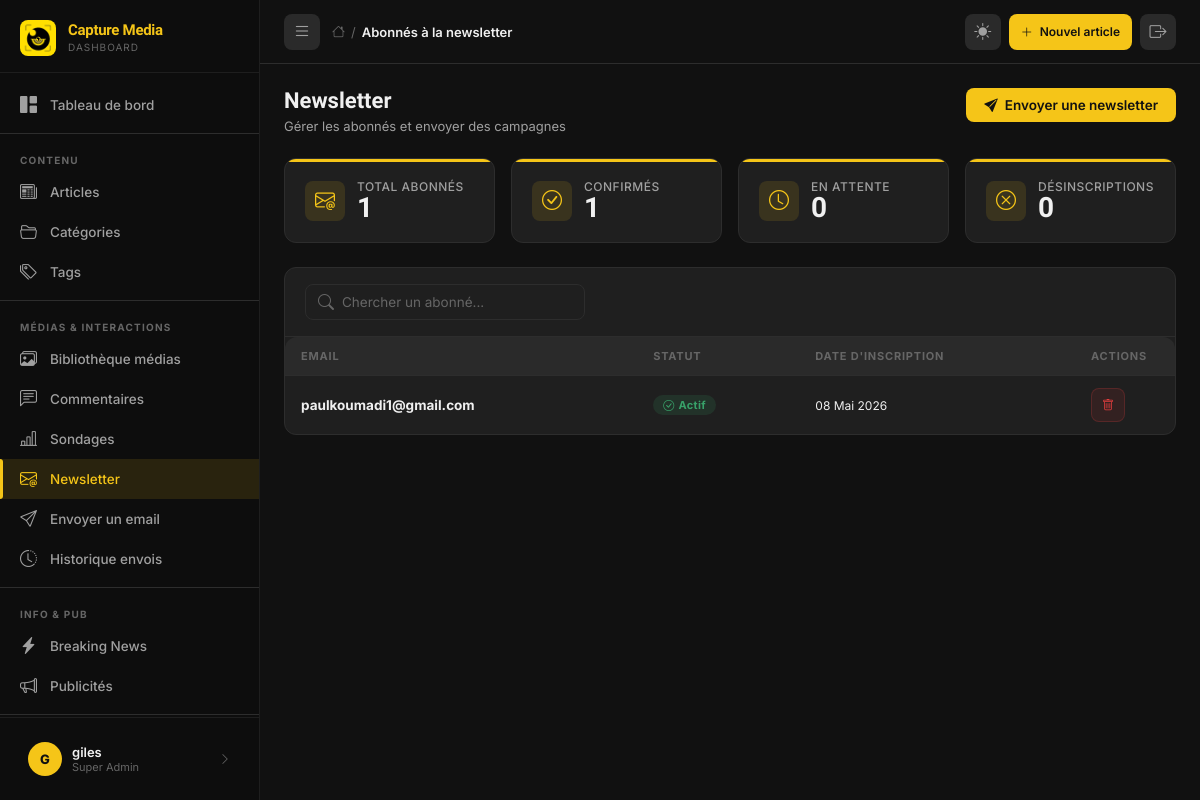
Screenshot of /dashboard/newsletter/ (signed in) with the database file from the repository.
### backend/models.py (models this page shows, shortened)
class Newsletter(models.Model):
    email = models.EmailField(unique=True, verbose_name="Email")
    first_name = models.CharField(max_length=100, blank=True, verbose_name="Prénom")
    is_active = models.BooleanField(default=True, verbose_name="Actif")
    subscribed_at = models.DateTimeField(auto_now_add=True, verbose_name="Inscrit le")
    unsubscribed_at = models.DateTimeField(null=True, blank=True, verbose_name="Désinscrit le")
    class Meta:
        verbose_name = "Abonné newsletter"
        verbose_name_plural = "Abonnés newsletter"
        ordering = ['-subscribed_at']

### backend/dashboard_views.py (the view)
# urls.py: path('newsletter/', views.newsletter_list, name='newsletter_list'),
@login_required
def newsletter_list(request):
    qs = Newsletter.objects.order_by('-subscribed_at')
    search = request.POST.get('search') or request.GET.get('q', '')
    active_filter = request.POST.get('active') or request.GET.get('active', '')
    if search:
        qs = qs.filter(Q(email__icontains=search))
    if active_filter == '1':
        qs = qs.filter(is_active=True)
    elif active_filter == '0':
        qs = qs.filter(is_active=False)
    paginator = Paginator(qs, 20)
    page = paginator.get_page(request.GET.get('page', 1))
    context = {
        'subscribers': page,
        'page_obj': page,
        'search': search,
        'active_filter': active_filter,
        'total_subscribers': Newsletter.objects.count(),
        'confirmed_count': Newsletter.objects.filter(is_active=True).count(),
        'pending_count': 0,
        'unsubscribed_count': Newsletter.objects.filter(is_active=False).count(),
        'page_title': 'Newsletter',
        'active_menu': 'newsletter',
    }
    if is_htmx(request):
        return render(request, 'dashboard/newsletter/_table.html', context)
    return render(request, 'dashboard/newsletter/list.html', context)

### backend/dashboard_views.py (called while the page is built)
def is_htmx(request):
    return request.headers.get('HX-Request') == 'true'

### backend/models.py (called while the page is built)
    @classmethod
    def get_settings(cls):
        obj, _ = cls.objects.get_or_create(pk=1)
        return obj

### backend/templates/dashboard/newsletter/list.html (shortened to what this page needs)
{% extends 'dashboard/base.html' %}
{% block breadcrumb %}Abonnés à la newsletter{% endblock %}
{% block content %}
<div class="page-header">
  <div class="page-header-left">
    <h1 class="page-title">Newsletter</h1>
    <p class="page-subtitle">Gérer les abonnés et envoyer des campagnes</p>
  </div>
  <a href="{% url 'dashboard:newsletter_send' %}" class="btn btn-primary">
    <i class="bi bi-send-fill"></i> Envoyer une newsletter
  </a>
</div>
<div class="stats-grid">
  <div class="stat-card">
    <div class="flex items-center" style="gap: 12px;">
      <div class="stat-icon">
        <i class="bi bi-envelope-at"></i>
      </div>
      <div>
        <div class="stat-label">Total abonnés</div>
        <div class="stat-value">{{ total_subscribers }}</div>
      </div>
    </div>
  </div>
  <div class="stat-card">
    <div class="flex items-center" style="gap: 12px;">
      <div class="stat-icon">
        <i class="bi bi-check-circle"></i>
      </div>
      <div>
        <div class="stat-label">Confirmés</div>
        <div class="stat-value">{{ confirmed_count }}</div>
      </div>
    </div>
  </div>
  <div class="stat-card">
    <div class="flex items-center" style="gap: 12px;">
      <div class="stat-icon">
        <i class="bi bi-clock"></i>
      </div>
      <div>
        <div class="stat-label">En attente</div>
        <div class="stat-value">{{ pending_count }}</div>
      </div>
    </div>
  </div>
  <div class="stat-card">
    <div class="flex items-center" style="gap: 12px;">
      <div class="stat-icon">
        <i class="bi bi-x-circle"></i>
      </div>
      <div>
        <div class="stat-label">Désinscriptions</div>
        <div class="stat-value">{{ unsubscribed_count }}</div>
      </div>
    </div>
  </div>
</div>
<div class="card">
  <div class="card-header">
    <div class="search-bar" hx-post="{% url 'dashboard:newsletter_list' %}" hx-trigger="keyup delay:500ms" hx-target="#newsletter-table" hx-swap="innerHTML">
      <i class="bi bi-search"></i>
      <input type="text" name="search" placeholder="Chercher un abonné..." />
    </div>
  </div>
  <div id="newsletter-table">
    {% include 'dashboard/newsletter/_table.html' %}
  </div>
</div>
{% endblock %}

### backend/templates/dashboard/base.html (shortened to what this page needs)
{% load static %}
<!DOCTYPE html>
<html lang="fr" data-theme="dark">
<head>
  <link rel="stylesheet" href="https://cdn.jsdelivr.net/npm/bootstrap-icons@1.11.3/font/bootstrap-icons.min.css" />
  <link href="https://cdn.quilljs.com/1.3.7/quill.snow.css" rel="stylesheet" />
</head>
<body>
<aside class="sidebar" id="sidebar">
  <div class="sidebar-logo">
    <img src="{% static 'assets/images/logo/logo.jpg' %}" alt="Capture Media" />
    <div class="sidebar-logo-text">
      <span>Capture Media</span>
      <span>Dashboard</span>
    </div>
  </div>
  <nav class="sidebar-nav">
    <a href="{% url 'dashboard:index' %}" class="nav-item {% if active_menu == 'dashboard' %}active{% endif %}">
      <i class="bi bi-grid-1x2-fill"></i>
      <span>Tableau de bord</span>
    </a>
    <div class="divider"></div>
    <div class="nav-section-label">Contenu</div>
    <a href="{% url 'dashboard:articles_list' %}" class="nav-item {% if active_menu == 'articles' %}active{% endif %}">
      <i class="bi bi-newspaper"></i>
      <span>Articles</span>
    </a>
    <a href="{% url 'dashboard:categories_list' %}" class="nav-item {% if active_menu == 'categories' %}active{% endif %}">
      <i class="bi bi-folder2-open"></i>
      <span>Catégories</span>
    </a>
    <a href="{% url 'dashboard:tags_list' %}" class="nav-item {% if active_menu == 'tags' %}active{% endif %}">
      <i class="bi bi-tags"></i>
      <span>Tags</span>
    </a>
    <div class="divider"></div>
    <div class="nav-section-label">Médias & Interactions</div>
    <a href="{% url 'dashboard:media_library' %}" class="nav-item {% if active_menu == 'media' %}active{% endif %}">
      <i class="bi bi-images"></i>
      <span>Bibliothèque médias</span>
    </a>
    <a href="{% url 'dashboard:comments_list' %}" class="nav-item {% if active_menu == 'comments' %}active{% endif %}">
      <i class="bi bi-chat-left-text"></i>
      <span>Commentaires</span>
    </a>
    <a href="{% url 'dashboard:polls_list' %}" class="nav-item {% if active_menu == 'polls' %}active{% endif %}">
      <i class="bi bi-bar-chart-line"></i>
      <span>Sondages</span>
    </a>
    <a href="{% url 'dashboard:newsletter_list' %}" class="nav-item {% if active_menu == 'newsletter' %}active{% endif %}">
      <i class="bi bi-envelope-at"></i>
      <span>Newsletter</span>
    </a>
    <a href="{% url 'dashboard:newsletter_send' %}" class="nav-item {% if active_menu == 'newsletter_send' %}active{% endif %}">
      <i class="bi bi-send"></i>
      <span>Envoyer un email</span>
    </a>
    <a href="{% url 'dashboard:newsletter_history' %}" class="nav-item {% if active_menu == 'newsletter_history' %}active{% endif %}">
      <i class="bi bi-clock-history"></i>
      <span>Historique envois</span>
    </a>
    <div class="divider"></div>
    <div class="nav-section-label">Info & Pub</div>
    <a href="{% url 'dashboard:breaking_news_list' %}" class="nav-item {% if active_menu == 'breaking_news' %}active{% endif %}">
      <i class="bi bi-lightning-charge-fill"></i>
      <span>Breaking News</span>
    </a>
    <a href="{% url 'dashboard:ads_list' %}" class="nav-item {% if active_menu == 'ads' %}active{% endif %}">
      <i class="bi bi-megaphone"></i>
      <span>Publicités</span>
    </a>
    <div class="divider"></div>
    <div class="nav-section-label">Dons & Soutien</div>
    <a href="{% url 'dashboard:donations_list' %}" class="nav-item {% if active_menu == 'donations' %}active{% endif %}">
      <span>Dons reçus</span>
    </a>
    <a href="{% url 'dashboard:campaigns_list' %}" class="nav-item {% if active_menu == 'donation_campaigns' %}active{% endif %}">
    </a>
  </nav>
  <div class="sidebar-footer">
    <a href="{% url 'dashboard:profile' %}" class="sidebar-user">
      <div class="user-avatar">{{ request.user.username|first|upper }}</div>
      <div class="user-info">
        <div class="name">{{ request.user.get_full_name|default:request.user.username }}</div>
        <div class="role">{% if request.user.is_superuser %}Super Admin{% elif request.user.is_staff %}Rédacteur{% endif %}</div>
      </div>
      <i class="bi bi-chevron-right" style="color:var(--text3);font-size:12px;margin-left:auto;"></i>
    </a>
  </div>
</aside>
<div class="main-wrapper">
  <header class="topbar">
    <div class="topbar-left">
      <button class="sidebar-toggle" onclick="toggleSidebar()" title="Menu">
        <i class="bi bi-list"></i>
      </button>
      <div class="topbar-breadcrumb">
        <i class="bi bi-house"></i>
        <span>/</span>
        <span class="current">{% block breadcrumb %}Dashboard{% endblock %}</span>
      </div>
    </div>
    <div class="topbar-right">
      <button class="topbar-action-btn" onclick="toggleTheme()" title="Changer le thème" id="themeBtn">
        <i class="bi bi-moon-fill" id="themeIcon"></i>
      </button>
      <a href="{% url 'dashboard:article_add' %}" class="btn btn-primary btn-sm" style="height:36px;">
        <i class="bi bi-plus-lg"></i>
        <span style="display:none;" class="label-desktop">Nouvel article</span>
      </a>
      <a href="{% url 'dashboard:logout' %}" class="topbar-action-btn" title="Déconnexion">
        <i class="bi bi-box-arrow-right"></i>
      </a>
    </div>
  </header>
  <main class="page-content" id="mainContent">
    {% block content %}{% endblock %}
  </main>
</div>
</body>
</html>

### backend/templates/dashboard/newsletter/_table.html
<div class="table-wrapper">
  {% if subscribers %}
    <table>
      <thead>
        <tr>
          <th>Email</th>
          <th>Statut</th>
          <th>Date d'inscription</th>
          <th style="width:100px;">Actions</th>
        </tr>
      </thead>
      <tbody>
        {% for subscriber in subscribers %}
        <tr id="subscriber-{{ subscriber.id }}">
          <td class="font-bold">{{ subscriber.email }}</td>
          <td>
            {% if subscriber.is_active %}
              <span class="badge badge-approved"><i class="bi bi-check-circle"></i> Actif</span>
            {% else %}
              <span class="badge badge-inactive"><i class="bi bi-x-circle"></i> Désinscrit</span>
            {% endif %}
          </td>
          <td class="text-sm">{{ subscriber.subscribed_at|date:'d M Y' }}</td>
          <td>
            <button hx-delete="{% url 'dashboard:newsletter_delete' subscriber.id %}" hx-confirm="Êtes-vous sûr de vouloir supprimer cet abonné ?" hx-target="#subscriber-{{ subscriber.id }}" hx-swap="outerHTML swap:1s" class="btn btn-danger btn-sm btn-icon" title="Supprimer">
              <i class="bi bi-trash"></i>
            </button>
          </td>
        </tr>
        {% endfor %}
      </tbody>
    </table>
  {% else %}
    <div class="empty-state">
      <i class="bi bi-envelope-at"></i>
      <h3>Aucun abonné</h3>
      <p>Il n'y a aucun abonné à la newsletter pour le moment.</p>
    </div>
  {% endif %}
</div>

### rows the page displays
Newsletter: email "paulkoumadi1@gmail.com", is_active True (drawn), subscribed_at "08 Mai 2026"

### other values shown
{{ request.user.username|first|upper }} "G"
{{ request.user.get_full_name|default:request.user.username }} "giles"
{{ total_subscribers }} "1"
{{ confirmed_count }} "1"
{{ pending_count }} "0"
{{ unsubscribed_count }} "0"
